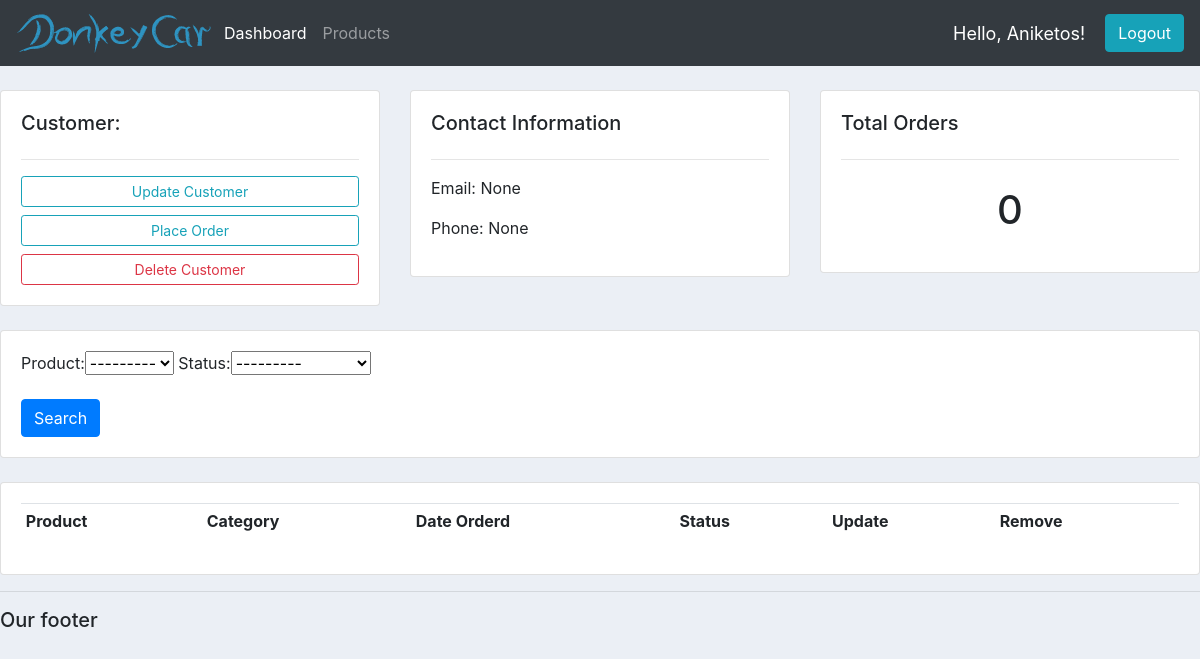
/customer/1/ (signed in), run on an earlier commit of the app's database.
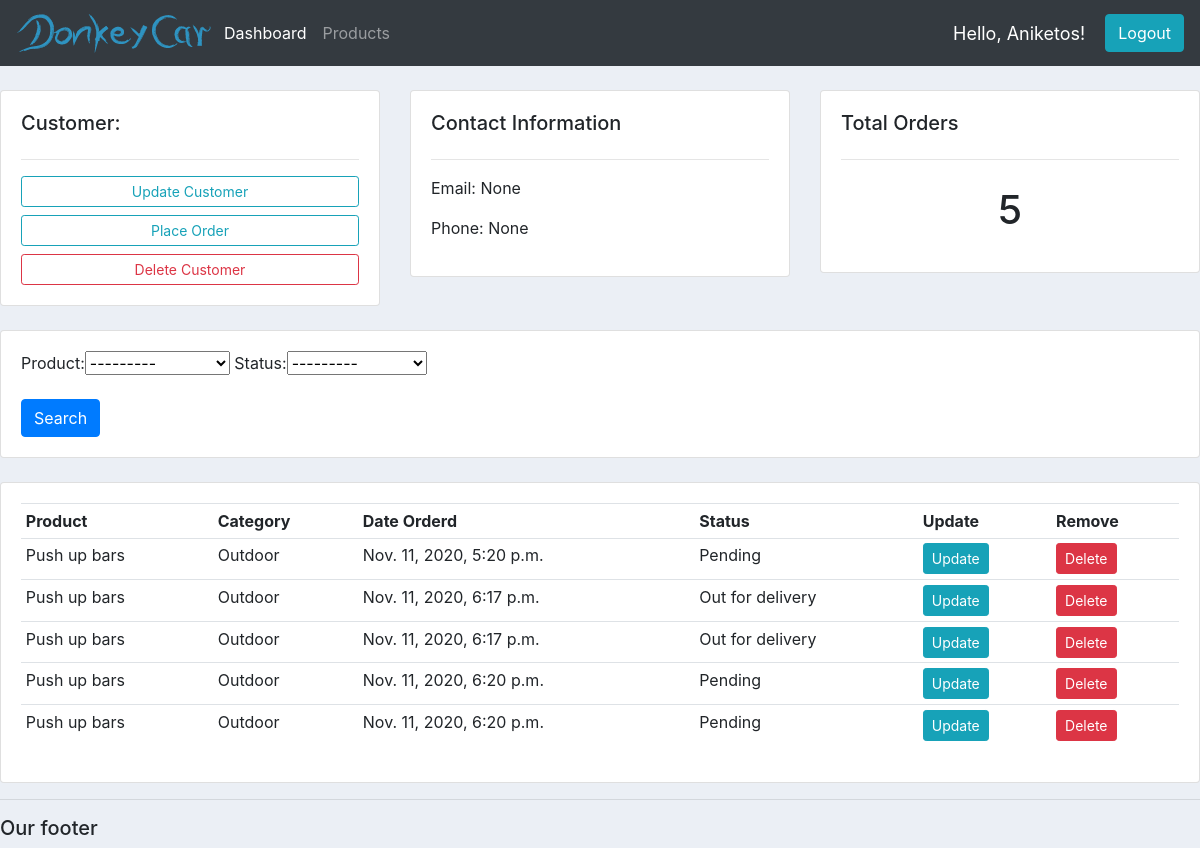
And on a later commit of the database.
### accounts/models.py (models this page shows, shortened)
class Customer(models.Model):
    user = models.OneToOneField(
        User, null=True, blank=True, on_delete=models.CASCADE)
    name = models.CharField(max_length=200, null=True)
    phone = models.CharField(max_length=200, null=True)
    email = models.CharField(max_length=200, null=True)
    profile_pic = models.ImageField(
        default='default_profile.jpg', null=True, blank=True)
    date_created = models.DateTimeField(auto_now_add=True, null=True)

class Order(models.Model):
    STATUS = (
        ('Pending', 'Pending'),
        ('Out for delivery', 'Out for delivery'),
        ('Delivered', 'Delivered'),
    )
    customer = models.ForeignKey(
        Customer, null=True, on_delete=models.SET_NULL)
    product = models.ForeignKey(Product, null=True, on_delete=models.SET_NULL)
    date_created = models.DateTimeField(auto_now_add=True, null=True)
    status = models.CharField(max_length=200, null=True, choices=STATUS)

class Product(models.Model):
    CATEGORY = (
        ('Indoor', 'Indoor'),
        ('Outdoor', 'Outdoor'),
    )
    name = models.CharField(max_length=200, null=True)
    price = models.FloatField(null=True)
    category = models.CharField(max_length=200, null=True, choices=CATEGORY)
    description = models.CharField(max_length=200, null=True, blank=True)
    date_created = models.DateTimeField(auto_now_add=True, null=True)
    tags = models.ManyToManyField(Tag, blank=True)
    def __str__(self):
        return self.name

### accounts/decorators.py (the view)
        def wrapper_func(request, *args, **kwargs):
            group = None
            if request.user.groups.exists():
                group = request.user.groups.all()[0].name
            if group in allowed_roles:
                return view_func(request, *args, **kwargs)
            else:
                return HttpResponse('You are not authorized to view this page.')

### accounts/views.py (called while the page is built)
@login_required(login_url='login')
@allowed_users(allowed_roles=['admin'])
def customer(request, pk):
    customer = Customer.objects.get(id=pk)
    orders = customer.order_set.all()
    number_orders = customer.order_set.all().count
    myFilter = OrderFilter(request.GET, queryset=orders)
    orders = myFilter.qs
    context = {'customer': customer, 'orders': orders,
               'number_orders': number_orders, 'myFilter': myFilter}
    return render(request, 'accounts/customer.html', context)

### accounts/templates/accounts/customer.html
{% extends 'accounts/main.html' %}
{% block content %}
	<br>
    <div class="row">
        <div class="col-md">
            <div class="card card-body">
                <h5>Customer:</h5>
                <hr>
                <a class="btn btn-outline-info  btn-sm btn-block" href="">Update Customer</a>
                <a class="btn btn-outline-info  btn-sm btn-block" href="{% url 'create_orders' customer.id %}">Place Order</a>
                <a class="btn btn-outline-danger  btn-sm btn-block" href="">Delete Customer</a>
            </div>
        </div>
        <div class="col-md">
            <div class="card card-body">
                <h5>Contact Information</h5>
                <hr>
                <p>Email: {{ customer.email }}</p>
                <p>Phone: {{ customer.phone }}</p>
            </div>
        </div>
        <div class="col-md">
            <div class="card card-body">
                <h5>Total Orders</h5>
                <hr>
                <h1 style="text-align: center;padding: 10px">{{ number_orders }}</h1>
            </div>
        </div>
    </div>
    <br>
    <div class="row">
        <div class="col">
            <div class="card card-body">
                <form method="get">
                    <p>{{ myFilter.form }}</p>
                    <button class="btn btn-primary" type="submit">Search</button>
                </form>
            </div>
        </div>
    </div>
    <br>
    <div class="row">
        <div class="col-md">
            <div class="card card-body">
                <table class="table table-sm">
                    <tr>
                        <th>Product</th>
                        <th>Category</th>
                        <th>Date Orderd</th>
                        <th>Status</th>
                        <th>Update</th>
                        <th>Remove</th>
                        {% for order in orders %}
                        <tr>
                            <td>{{ order.product }}</td>
                            <td>{{ order.product.category }}</td>
                            <td>{{ order.date_created }}</td>
                            <td>{{ order.status }}</td>
                            <td><a class="btn btn-sm btn-info" href="{% url 'update_order' order.id %}">Update</a></td>
                            <td><a class="btn btn-sm btn-danger" href="{% url 'delete_order' order.id %}">Delete</a></td>
                        </tr>
                        {% endfor %}
                    </tr>
                </table>
            </div>
        </div>
    </div>
{% endblock %}

What changed in the data, as far as the page shows it:
computed for Customer "None": id "0" → "5"
added Order: product "Push up bars", product.category "Outdoor", date_created "Nov. 11, 2020, 5:20 p.m.", status "Pending"
added Order: product "Push up bars", product.category "Outdoor", date_created "Nov. 11, 2020, 6:17 p.m.", status "Out for delivery"
added Order: product "Push up bars", product.category "Outdoor", date_created "Nov. 11, 2020, 6:17 p.m.", status "Out for delivery"
added Order: product "Push up bars", product.category "Outdoor", date_created "Nov. 11, 2020, 6:20 p.m.", status "Pending"
added Order: product "Push up bars", product.category "Outdoor", date_created "Nov. 11, 2020, 6:20 p.m.", status "Pending"
